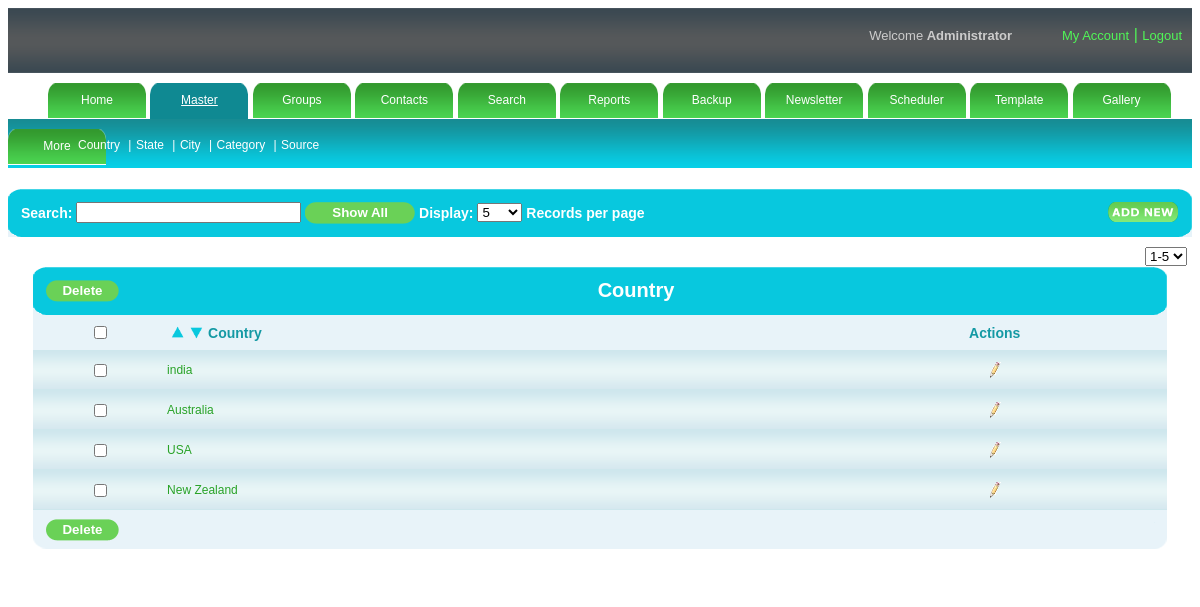
The page /admin/country.php (signed in) on the database its author committed.
### tables this page shows
CREATE TABLE IF NOT EXISTS `setting` (
  `rpp` varchar(100) NOT NULL,
  `eid` varchar(100) NOT NULL,
  `mask` varchar(500) NOT NULL
);

CREATE TABLE IF NOT EXISTS `country_mst` (
  `country_id` bigint(20) NOT NULL AUTO_INCREMENT,
  `country_name` varchar(255) NOT NULL,
  PRIMARY KEY (`country_id`)
);

### admin/rights.php (called while the page is built, shortened)
<?php
$s="select * from sysadmin where username='".$_SESSION['user']."'";
$rs=mysql_query($s);
$p=mysql_fetch_array($rs);
$subrights=explode(",",$p['subrights']);
?>

### admin/country.php (the view, shortened to what this page needs)
<!DOCTYPE html PUBLIC "-//W3C//DTD XHTML 1.0 Transitional//EN" "http://www.w3.org/TR/xhtml1/DTD/xhtml1-transitional.dtd">
<html xmlns="http://www.w3.org/1999/xhtml">
<head>
<link href="style.css" rel="stylesheet" media="screen" /><script type="text/javascript" src="validation.js"></script>
<link rel="stylesheet" type="text/css" href="mouseovertabs.css" />
<link href="dhtmlgoodies_calendar.css" rel="stylesheet" type="text/css" />
</head>
<body>
<?php include("header.php");?>
<?php include("menu.php");?>
<div id="submenu">
<?php
				for($i=0;$i<count($rights);$i++)
				{
					if($rights[$i]==2)
					{
						$flag=1;
					}
				}
				if($flag==1)
				{	?>
<div>
<ul >
    <li class="submenuitem"><a href="country.php">Country </a> |</li>
    <li class="submenuitem"><a href="state.php">State </a> |</li>
    <li class="submenuitem"><a href="city.php">City</a> |</li>
    <li class="submenuitem"><a href="category.php">Category </a> |</li>
    <li class="submenuitem"><a href="source.php">Source </a> </li>
</ul>
</div>
<?php $flag=0;
				}
?>
</div>
<div id="maincontent">
    <div id="searchbar">
    <table border="0" cellpadding="0" cellspacing="0" width="100%">
        <tr>
        <td colspan="5">
            <table width="100%" cellpadding="0" cellspacing="0" border="0">
            <tr>
                <th><img src="images/tableheadleft.png" /></th>
                <th class="thbackground12" width="100%">Search:
                <input type="text" size="25" id="txtsearch" name="txtsearch" value=""  onKeyUp="javascript:tsearch()"  />
                <input type="button"  value="Show All" class="regbtn1" size="40" onclick="javascript:showall();" class="regbtn1"/>
                Display:
                    <select onchange="recperpage()" id="sel_limit">
                    <?php
						$sql="select * from setting";
						$res=mysql_query($sql);
						$row1=mysql_fetch_array($res);
						$a=$row1[0];
						$a=explode(",",$a);
						for($i=0;$i<count($a);$i++)
						{
						?>
                   <option value="<?php echo $a[$i];?>"><?php echo $a[$i];?></option>
        <?php } ?>
                    </select>
                    Records per page
                   <?php
		$flag=0;
		include("rights.php");
		for($i=0;$i<count($subrights);$i++)
		{
			if($subrights[$i]=="2.1")
			{
				$flag=1;
			}
		}
		if($flag==1)
		{
	?>
                <div class="floatright"><a onclick="javascript:addrecord();"><img src="images/addnew.png"  class="noborder"/></a></div>
    <?php }?>
                </th>
                <th><img src="images/tableheadright.png" /></th>
            </tr>
            </table>
            </td>
        </tr>
       </table>
    </div>
    <div id="content">
	<?php include_once("pagingcountry.php");?>
    </div>
<div id="blank"></div>
</body>
</html>

### admin/country_content.php (shortened to what this page needs)
<div id="table">
    	<table border="0" cellpadding="0" cellspacing="0" width="100%">
        <tr>
        <td colspan="5">
            <table width="100%" cellpadding="0" cellspacing="0" border="0">
            <tr>
                <th><img src="images/tableheadleft.png" /></th>
                <th class="thbackground"  align="left">
                <?php
				$flag=0;
				include("rights.php");
				for($i=0;$i<count($subrights);$i++)
				{
					if($subrights[$i]=="2.3")
					{
						$flag=1;
					}
				}
				if($flag==1)
				{?>
           <input type="button" onClick="javascript:mdelete(<?php echo $page-1; ?>,<?php echo $page_no_start; ?>,0,<?php echo $lastpage; ?>,<?php echo $last_page_rec; ?>,<?php echo $rec_limit; ?>);" value="Delete" class="regbtn" align="left" class="regbtn"><?php } ?></th>
           <th class="thbackground" width="100%"> Country
                </th>
                <th><img src="images/tableheadright.png" /></th>
            </tr>
            </table>
            </td>
        </tr>
        <tr>
        <td class="tabletitle"><input type="checkbox" name="check" id="check"  onclick="checkall_none();"/></td>
            <td class="tabletitle">
            <table>
             		<tr>
              			<td><a onclick="desc(<?php echo $page-1; ?>,<?php echo $page_no_start; ?>,0,<?php echo $lastpage; ?>,<?php echo $last_page_rec; ?>,<?php echo $rec_limit; ?>)"><img src="images/up.png" height="15" width="15" title="Descending" /></a></td>
                        <td><a onclick="asc(<?php echo $page-1; ?>,<?php echo $page_no_start; ?>,0,<?php echo $lastpage; ?>,<?php echo $last_page_rec; ?>,<?php echo $rec_limit; ?>)"><img src="images/down.png" height="15" width="15" title="Ascending"/></a></td>
              			<td>Country</td>
              	</tr>
             	</table>
            </td>
            <td class="tabletitle">Actions</td>
        </tr>
            <?php
			if(isset($_GET['search']))
			{
				$search=$_GET['search'];
			}
			else
			{
				$search="";
			}
			if(isset($_GET['order']))
			{
				$sql ="select a.country_id,a.country_name from (select country_id,country_name from country_mst where country_name like '%".$search."%' limit $offset,$rec_limit) a order by country_name ".$_GET['order'] ;
			}
			else
			{
				$sql ="select * from country_mst where country_name like '%".$search."%' limit $offset,$rec_limit" ;
			}
			$res = mysql_query($sql);
			while($row = mysql_fetch_object($res))
			{
			?>
			<tr>
        	<td class="tdbg"><input type="checkbox" name="C1_<?php echo $row->country_id;?>" id="C1_<?php echo $row->country_id;?>"/></td>
             <?php if(isset($_GET['op']) )
					{
						if($_GET['op']=="update")
						{
							if($_GET['id']==$row->country_id)
							{
			   ?>
            <td class="tdbg1"><input type="text"  value="<?php echo stripslashes($row->country_name);?>" id="txtcountry" onkeypress="javascript:country_edit_oe(<?php echo $_REQUEST['id']; ?>,<?php echo $page-1; ?>,<?php echo $page_no_start; ?>,0,<?php echo $lastpage; ?>,<?php echo $last_page_rec; ?>,<?php echo $rec_limit; ?>,event,'<?php if(isset($_GET['order'])){echo $_GET['order'];}else{ echo "0";} ?>');"/><div id="d_country_name"><?php if(isset($err1))
							{
								echo "<font color='red'>Duplicate Country...</font>";
							}
				?></div></td>
                <td class="tdbg">
                <table align="center" cellpadding="5" cellspacing="5">
                <tr>
                	<td class="tdaction">
            <a onClick="javascript:country_edit(<?php echo $_REQUEST['id']; ?>,<?php echo $page-1; ?>,<?php echo $page_no_start; ?>,0,<?php echo $lastpage; ?>,<?php echo $last_page_rec; ?>,<?php echo $rec_limit; ?>,'<?php if(isset($_GET['order'])){echo $_GET['order'];}else{ echo "0";} ?>');" ><img src="images/success.gif" title="Save"/></a></div>
            		</td>
               	</tr>
                </table>
                </td>
             <?php 			}
			  				else
							{?>
             <td class="tdbg1"><?php echo stripslashes($row->country_name);?></td>
                <td class="tdbg">
            	<table align="center" cellpadding="5" cellspacing="5">
                <tr>
                	<td class="tdaction">
                    <?php
				$flag=0;
				include("rights.php");
				for($i=0;$i<count($subrights);$i++)
				{
					if($subrights[$i]=="2.2")
					{
						$flag=1;
					}
				}
				if($flag==1)
				{?>
                   <div align="center"><a onClick="javascript:update(<?php echo $row->country_id;?>,<?php echo $page-1; ?>,<?php echo $page_no_start; ?>,0,<?php echo $lastpage; ?>,<?php echo $last_page_rec; ?>,<?php echo $rec_limit; ?>,'<?php if(isset($_GET['order'])){echo $_GET['order'];}else{ echo "0";} ?>')"><img src="images/edit-icon.png" title="Edit"/></a></div><?php } ?>
                   </td>
                </tr>
                </table>
                </td>
                <?php }
						}
						else
						{	?>
                       <td class="tdbg1">  <?php echo stripslashes($row->country_name);?></td>
                 <td class="tdbg">
                <table align="center" cellpadding="5" cellspacing="5">
                <tr>
                	<td class="tdaction">
           <?php
				$flag=0;
				include("rights.php");
				for($i=0;$i<count($subrights);$i++)
				{
					if($subrights[$i]=="2.2")
					{
						$flag=1;
					}
				}
				if($flag==1)
				{?>
                <div align="center"><a onClick="javascript:update(<?php echo $row->country_id;?>,<?php echo $page-1; ?>,<?php echo $page_no_start; ?>,0,<?php echo $lastpage; ?>,<?php echo $last_page_rec; ?>,<?php echo $rec_limit; ?>,'<?php if(isset($_GET['order'])){echo $_GET['order'];}else{ echo "0";} ?>')"><img src="images/edit-icon.png" title="Edit"/></a></div> <?php } ?></td>  </tr>
                </table></td>
                <?php
							}
						}
			  			else
						{
						?>
             <td class="tdbg1">  <?php echo stripslashes($row->country_name);?></td>
                 <td class="tdbg">
                 <table align="center" cellpadding="5" cellspacing="5">
                <tr>
                	<td class="tdaction">
            <?php
				$flag=0;
				include("rights.php");
				for($i=0;$i<count($subrights);$i++)
				{
					if($subrights[$i]=="2.2")
					{
						$flag=1;
					}
				}
				if($flag==1)
				{?>
                <div align="center"><a onClick="javascript:update(<?php echo $row->country_id;?>,<?php echo $page-1; ?>,<?php echo $page_no_start; ?>,0,<?php echo $lastpage; ?>,<?php echo $last_page_rec; ?>,<?php echo $rec_limit; ?>,'<?php if(isset($_GET['order'])){echo $_GET['order'];}else{ echo "0";} ?>')"><img src="images/edit-icon.png" title="Edit"/></a></div><?php } ?> </td>  </tr>
                </table></td>
                 <?php } ?>
        </tr>
        <?php }?>
        <tr>
        <td colspan="3">
            <table width="100%" cellpadding="0" cellspacing="0" border="0">
            <tr>
                <th><img src="images/tablefootright.png" /></th>
                <th class="thbackground1" width="100%" align="left">
                 <?php
				$flag=0;
				include("rights.php");
				for($i=0;$i<count($subrights);$i++)
				{
					if($subrights[$i]=="2.3")
					{
						$flag=1;
					}
				}
				if($flag==1)
				{?>
           <input type="button" onClick="javascript:mdelete(<?php echo $page-1; ?>,<?php echo $page_no_start; ?>,0,<?php echo $lastpage; ?>,<?php echo $last_page_rec; ?>,<?php echo $rec_limit; ?>);" value="Delete" class="regbtn" align="left" class="regbtn"><?php } ?>
                </th>
                <th><img src="images/tablefootleft.png" /></th>
            </tr>
            </table>
        </td>
        </tr>
        </table>
    </div>
</div>

### admin/style.css (style rules this page uses)
body { font-family:Verdana, Arial, Helvetica, sans-serif; }
.regbtn { background:url(images/btn.png) no-repeat; border:none; color:#FFFFFF; width:73px; font-weight:bolder; height:22px; vertical-align:text-top; }
.regbtn1 { background:url(images/btn1.png) no-repeat; border:none; color:#FFFFFF; width:110px; font-weight:bolder; height:22px; }
#submenu ul { display:inline-block; padding-left:70px; }
.submenuitem { list-style-type:none; color:#FFFFFF; font-size:12px; display:inline-block; font:Verdana, Arial, Helvetica, sans-serif; }
.submenuitem a { text-decoration:none; color:#FFFFFF; margin-right:5px; }
.tdbg { background:url(images/tdbg.png); height:40px; border:none; color:#1499a4; font-size:12px; text-align:center; }
.tdbg1 { background:url(images/tdbg.png); height:40px; border:none; color:#28a227; font-size:12px; text-align:left; }
.tdaction a img { border:none; }
#submenu { background:url(images/submenu.png); width:auto; height:49px; }
#content { margin:auto; background-color:#FFFFFF; width:auto; padding-top:10px; }
#maincontent { z-index:99; margin:auto; background-color:#FFFFFF; width:auto; padding-top:20px; }
.thbackground { background:url(images/tablehead.png); border:none; color:#FFFFFF; font-size:20px; text-align:center; }
.thbackground12 { background:url(images/tablehead.png); border:none; color:#FFFFFF; font-size:14px; text-align:left; }
.thbackground1 { background-color:#e8f3f9; }
#table { padding-left:25px; padding-top:15px; padding-right:25px; }
.noborder { border:none; }
.tabletitle { color:#1499a4; font-size:14px; font-weight:bold; text-align:center; height:35px; background-color:#e8f3f9; }
#blank { height:30px; width:auto; background-color:#FFFFFF; }
.floatright { float:right; }

### rows shown on the page
setting: rpp "5"
country_mst: country_name "india"
country_mst: country_name "Australia"
country_mst: country_name "USA"
country_mst: country_name "New Zealand"

### other values the page prints
form field value "1-5"
